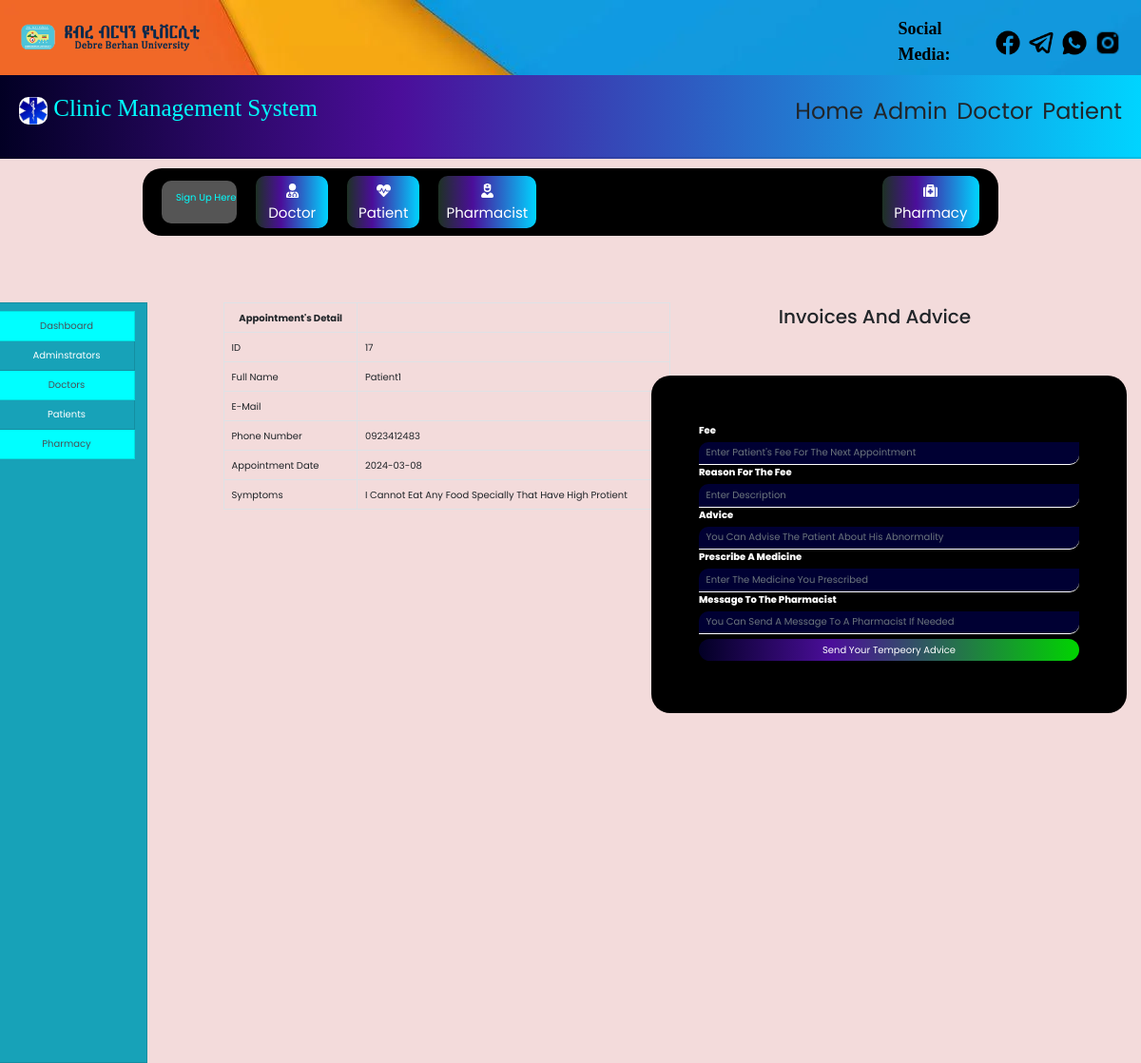
Screenshot of /doctor/discharge.php?discharge_id=17 with the database file from the repository.
### tables this page shows
CREATE TABLE `appointment` (
  `id` int(100) NOT NULL,
  `username` varchar(100) NOT NULL,
  `phonenumber` varchar(100) NOT NULL,
  `appointment_date` varchar(100) NOT NULL,
  `symptoms` varchar(100) NOT NULL,
  `status` varchar(100) NOT NULL,
  `date_booked` varchar(100) NOT NULL
);

### doctor/discharge.php (the view, shortened to what this page needs)
<!DOCTYPE html>
<html lang="en">
<head>
    <link rel="stylesheet" href="https://cdn.jsdelivr.net/npm/bootstrap@4.6.2/dist/css/bootstrap.min.css">
    <link rel="stylesheet" href="https://cdn.jsdelivr.net/npm/@fortawesome/fontawesome-free@6.4.2/css/all.min.css">
</head>
<body>
    <?php
    include("../include/header.php");
    include("../include/connection.php");
    if (isset($_GET['discharge_id'])) {
        $id = $_GET['discharge_id'];
        $sql = "SELECT * FROM appointment WHERE id = '$id'";
        $result = mysqli_query($conn, $sql);
        if ($row = mysqli_fetch_assoc($result)) {
            ?>
            <div class="container-fluid">
                <div class="row">
                    <div class="col-md-2" style="margin-left: -30px;">
                        <?php include("sidenav.php"); ?>
                    </div>
                    <div class="col-md-10">
                        <div class="row">
                            <div class="col-md-6">
                                <table class="table table-bordered"  style="margin-left: 50px;">
                                    <tr>
                                        <th colspan="1" class="text-center" style="margin-left: -30px;">Appointment's Detail</th>
                                    </tr>
                                    <tr>
                                        <td>ID</td>
                                        <td><?php echo htmlspecialchars($row['id']); ?></td>
                                    </tr>
                                    <tr>
                                        <td>Full Name</td>
                                        <td><?php echo htmlspecialchars($row['username']); ?></td>
                                    </tr>
                                    <tr>
                                        <td>E-mail</td>
                                    </tr>
                                    <tr>
                                        <td>Phone Number</td>
                                        <td><?php echo htmlspecialchars($row['phonenumber']); ?></td>
                                    </tr>
                                    <tr>
                                        <td>Appointment Date</td>
                                        <td><?php echo htmlspecialchars($row['appointment_date']); ?></td>
                                    </tr>
                                    <tr>
                                        <td>Symptoms</td>
                                        <td><?php echo htmlspecialchars($row['symptoms']); ?></td>
                                    </tr>
                                </table>
                            </div>
                            <div class="col-md-6">
                                <h2 class="text-center  my-1">Invoices and Advice</h2>
                                <form method="post">
                                    <label for=""  class="form-label">Fee</label>
                                    <input type="number" name="fee" placeholder="Enter Patient's Fee for the next appointment"  class="form-control">
                                    <label for=""  class="form-label">Reason for the fee</label>
                                    <input type="text" name='description' placeholder="Enter Description"  class="form-control">
                                    <label for=""  class="form-label">Advice</label>
                                    <input type="text" name='advice' placeholder="You can advise the patient about his abnormality"  class="form-control">
                                    <label for=""  class="form-label">Prescribe a Medicine</label>
                                    <input type="text" name="medpre" placeholder="Enter the medicine you prescribed"  class="form-control">
                                    <label for=""  class="form-label">Message to the Pharmacist</label>
                                    <input type="text" name="mess" placeholder="You can send a message to a pharmacist if needed"  class="form-control">
                                    <button type="submit" name="send" class="btn btn-primary my-2">Send Your Tempeory Advice</button>
                                </form>
                            </div>
                        </div>
                    </div>
                </div>
            </div>
            <?php
        } else {
            echo "<p>Patient not found.</p>";
        }
    } else {
        echo "<p>No patient ID provided.</p>";
    }
    ?>
</body>
</html>

### doctor/style.css (style rules this page uses)
:root { --darkblue: #001861; --nav: #63d1fc; --black: #333; --white: #fff; --light-grey: #DCDCDC; --light-color: #666; --light-bg: #eee; --border: .2rem solid rgba(0, 0, 0, .1); --box-shadow: 0 .5rem 1rem rgba(0, 0, 0, .1); }
* { font-family: 'Poppins', sans-serif; margin: 0; padding: 0; box-sizing: border-box; outline: none; border: none; text-decoration: none !important; text-transform: capitalize; }
html { font-size: 62.5%; overflow-x: hidden; scroll-behavior: smooth; scroll-padding-top: 6.5rem; }

### doctor/discharge.php (style rules this page uses)
form { border-radius: 20px; margin-top: 50px !important; width: 500px !important; background-color: #000 !important; padding: 50px; color: #fff; }
.btn-primary { width: 100%; border: none; border-radius: 50px; background: linear-gradient(90deg, rgba(2,0,36,1) 0%, rgba(75,14,154,1) 35%, rgba(0,212,0,1) 100%); }
.form-control { border: none; border-bottom: 1px solid; border-radius: 10px 0 10px 0; background-color: #003; color: #fff; }
.form-label { font-weight: 800 !important; }

### include/header.php (style rules this page uses)
* { padding: 0; margin: 0; box-sizing: border-box; }
body { background: #f3dbdb; }

### rows the page displays
appointment: id "17", username "Patient1", phonenumber "0923412483", appointment_date "2024-03-08", symptoms "I Cannot Eat Any Food Specially That Have High Protient"
